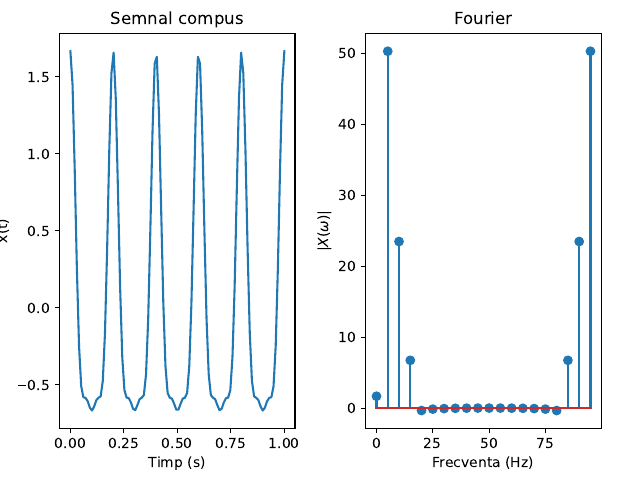

Python code for this plot:

from ex2 import signal 
import numpy as np
import matplotlib.pyplot as plt 

def pondere(p, signal): # p * signal
    return lambda x: p * signal(x)

def add_signals(*signals):
    return lambda x: sum([s(x) for s in signals])

def fourier_brute(esantioane, omega):
    n = len(esantioane)
    ind = np.arange(n)
    arr = esantioane * np.exp(-2 * np.pi * 1j * ind * omega / n)
    return np.sum(arr)

semnal_compus = add_signals(signal(5), pondere(1/2, signal(10)), pondere(1/6, signal(15)))
f_esant = 100
x = np.linspace(0, 1, f_esant)

m_max = int(f_esant / 5)


fig, ax = plt.subplots(nrows=1, ncols=2)
fig.tight_layout(pad=2.0)
ax[0].plot(x, semnal_compus(x))
ax[0].set_title("Semnal compus")
ax[0].set_xlabel("Timp (s)")
ax[0].set_ylabel("x(t)")

x_gr = [i * 5 for i in range(m_max)]
y_gr = [fourier_brute(semnal_compus(x), i) for i in x_gr]
ax[1].set_title("Fourier")
ax[1].set_xlabel("Frecventa (Hz)")
ax[1].set_ylabel("|$X(\\omega)$|")
ax[1].stem(x_gr, y_gr)
plt.savefig("ex3.pdf")
plt.show()
